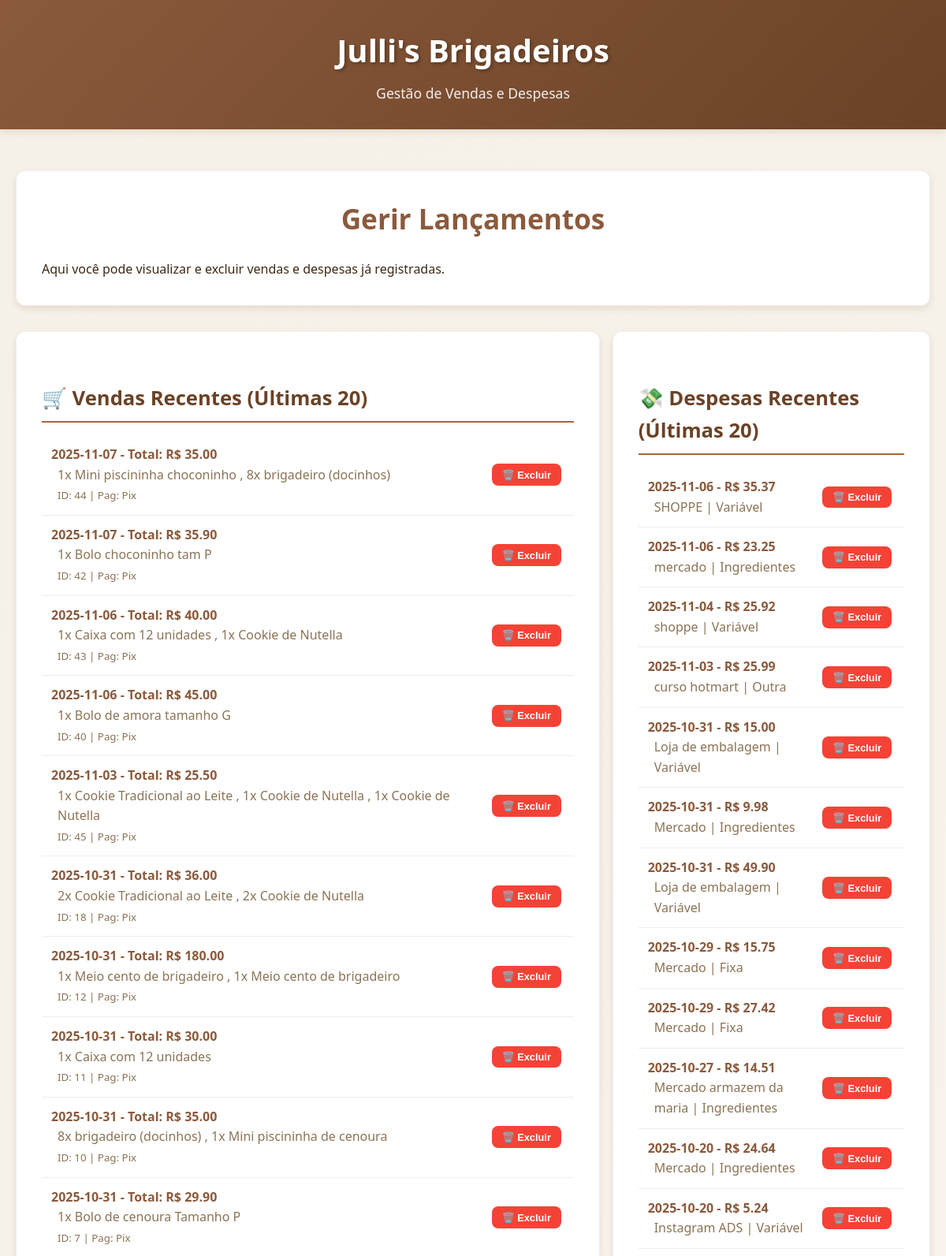
The page /financeiro/gerir (upper part) on the database its author committed.
### tables this page shows
CREATE TABLE vendas (
            id INTEGER PRIMARY KEY AUTOINCREMENT, data DATE NOT NULL, total_venda REAL NOT NULL, metodo_pagamento TEXT );

CREATE TABLE venda_itens (
            id INTEGER PRIMARY KEY AUTOINCREMENT, venda_id INTEGER NOT NULL, produto_id INTEGER,
            quantidade INTEGER NOT NULL, preco_unitario_venda REAL NOT NULL, custo_unitario_producao REAL NOT NULL,
            FOREIGN KEY (venda_id) REFERENCES vendas (id) ON DELETE CASCADE,
            FOREIGN KEY (produto_id) REFERENCES produtos (id) ON DELETE SET NULL );

CREATE TABLE produtos (
            id INTEGER PRIMARY KEY AUTOINCREMENT,
            nome TEXT UNIQUE NOT NULL,
            preco_venda REAL NOT NULL
        );

CREATE TABLE despesas (
            id INTEGER PRIMARY KEY AUTOINCREMENT, descricao TEXT NOT NULL, valor REAL NOT NULL,
            data DATE NOT NULL, categoria TEXT );

### main.py (the view)
@app.route("/financeiro/gerir")
def gerir_lancamentos():
    vendas_recentes_rows = get_vendas_recentes(20)
    despesas_recentes = get_despesas_recentes(20)
    venda_ids = [v['id'] for v in vendas_recentes_rows]
    itens_para_vendas = get_itens_para_vendas(venda_ids)
    itens_map = {}
    for item in itens_para_vendas:
        v_id = item['venda_id']
        if v_id not in itens_map:
            itens_map[v_id] = []
        itens_map[v_id].append(item)
    vendas_enriquecidas = []
    for venda_row in vendas_recentes_rows:
        venda_dict = dict(venda_row)  # Converte a linha do DB para um dicionário
        venda_dict['itens'] = itens_map.get(venda_row['id'], [])
        vendas_enriquecidas.append(venda_dict)
    return render_template('gerir_lancamentos.html',
                           vendas=vendas_enriquecidas,  # <- A lista agora tem os itens!
                           despesas=despesas_recentes)

### main.py (called while the page is built)
def get_db():
    db = getattr(g, '_database', None)
    if db is None:
        db = g._database = sqlite3.connect(DATABASE)
        db.row_factory = sqlite3.Row
    return db

@app.teardown_appcontext
def close_connection(exception):
    db = getattr(g, '_database', None)
    if db is not None:
        db.close()

@app.context_processor
def utility_processor():
    return dict(
        calcular_custo_total_receita=calcular_custo_total_receita,
        calcular_custo_produto=calcular_custo_produto
    )

def get_despesas_recentes(limite=20):
    cursor = get_db().cursor()
    cursor.execute("SELECT * FROM despesas ORDER BY data DESC, id DESC LIMIT ?", (limite,))
    return cursor.fetchall()

def get_vendas_recentes(limite=20):
    cursor = get_db().cursor()
    cursor.execute("SELECT * FROM vendas ORDER BY data DESC, id DESC LIMIT ?", (limite,))
    return cursor.fetchall()

def get_itens_para_vendas(venda_ids):
        if not venda_ids:
            return []
        placeholders = ','.join('?' for _ in venda_ids)
        cursor = get_db().cursor()
        cursor.execute(f"""
            SELECT vi.*, p.nome
            FROM venda_itens vi
            LEFT JOIN produtos p ON vi.produto_id = p.id
            WHERE vi.venda_id IN ({placeholders})
        """, tuple(venda_ids))  # Passa os IDs como uma tupla
        return cursor.fetchall()

### Templates/gerir_lancamentos.html (shortened to what this page needs)
{% extends "base.html" %}
{% block subtitle %}
Gestão de Vendas e Despesas
{% endblock %}
{% block content %}
<div class="card">
    <h1>Gerir Lançamentos</h1>
    <p>Aqui você pode visualizar e excluir vendas e despesas já registradas.</p>
</div>
<div class="form-row" style="align-items: flex-start; margin-top: 2rem;">
    <div class="card" style="flex: 2;">
        <h2>🛒 Vendas Recentes (Últimas 20)</h2>
        {% if vendas %}
            <ul class="item-list">
            {% for venda in vendas %}
                <li class="item-list-item">
                    <div class="item-info">
                        <span class="item-name">{{ venda['data'] }} - Total: R$ {{ "%.2f"|format(venda['total_venda']) }}</span>
                        <div class="item-details">
                            {% if venda['itens'] %}
                                {% for item in venda['itens'] %}
                                    {{ item['quantidade'] }}x {{ item['nome'] or 'Produto Excluído' }}
                                    {% if not loop.last %}, {% endif %} {% endfor %}
                            {% else %}
                                (Venda sem itens registrados)
                            {% endif %}
                            <br>
                            <small>ID: {{ venda['id'] }} | Pag: {{ venda['metodo_pagamento'] }}</small>
                        </div>
                    </div>
                    <div class="item-actions">
                        <form action="{{ url_for('excluir_venda', venda_id=venda['id']) }}" method="POST" onsubmit="return confirm('Tem certeza que deseja excluir esta VENDA?');">
                            <button type="submit" class="btn btn-small btn-danger">🗑️ Excluir</button>
                        </form>
                    </div>
                </li>
            {% endfor %}
            </ul>
        {% else %}
            <p>Nenhuma venda recente.</p>
        {% endif %}
    </div>
    <div class="card" style="flex: 1;">
        <h2>💸 Despesas Recentes (Últimas 20)</h2>
        {% if despesas %}
            <ul class="item-list">
            {% for despesa in despesas %}
                <li class="item-list-item">
                    <div class="item-info">
                        <span class="item-name">{{ despesa['data'] }} - R$ {{ "%.2f"|format(despesa['valor']) }}</span>
                        <div class="item-details">{{ despesa['descricao'] }} | {{ despesa['categoria'] }}</div>
                    </div>
                    <div class="item-actions">
                        <form action="{{ url_for('excluir_despesa', despesa_id=despesa['id']) }}" method="POST" onsubmit="return confirm('Tem certeza que deseja excluir esta DESPESA?');">
                            <button type="submit" class="btn btn-small btn-danger">🗑️ Excluir</button>
                        </form>
                    </div>
                </li>
            {% endfor %}
            </ul>
        {% else %}
            <p>Nenhuma despesa recente.</p>
        {% endif %}
    </div>
</div>
{% endblock %}

### Static/style.css (style rules this page uses)
:root { --primary-brown: #8B5A3C; --light-cream: #F5F1E8; --dark-brown: #6B4226; --accent-brown: #A0673F; --text-dark: #3D2914; --text-light: #8B7355; --success-green: #4CAF50; --error-red: #F44336; --warning-orange: #FF9800; --shadow-light: 0 2px 4px rgba(139, 90, 60, 0.1); --shadow-medium: 0 4px 8px rgba(139, 90, 60, 0.15); --shadow-heavy: 0 8px 16px rgba(139, 90, 60, 0.2); --border-radius: 8px; --border-radius-large: 12px; }
* { margin: 0; padding: 0; box-sizing: border-box; }
body { font-family: 'Segoe UI', Tahoma, Geneva, Verdana, sans-serif; background: linear-gradient(135deg, var(--light-cream) 0%, #F8F4ED 100%); color: var(--text-dark); line-height: 1.6; min-height: 100vh; }
h1 { color: var(--primary-brown); font-size: 2.2rem; margin-bottom: 1.5rem; text-align: center; font-weight: 600; }
h2 { color: var(--dark-brown); font-size: 1.6rem; margin: 2rem 0 1rem 0; border-bottom: 2px solid var(--accent-brown); padding-bottom: 0.5rem; }
.card { background: white; border-radius: var(--border-radius-large); padding: 2rem; margin-bottom: 2rem; box-shadow: var(--shadow-medium); border: 1px solid rgba(139, 90, 60, 0.1); transition: transform 0.3s ease, box-shadow 0.3s ease; }
.form-row { display: flex; gap: 1rem; flex-wrap: wrap; }
.btn { display: inline-block; padding: 0.75rem 1.5rem; border: none; border-radius: var(--border-radius); font-size: 1rem; font-weight: 600; text-decoration: none; cursor: pointer; transition: all 0.3s ease; text-align: center; margin: 0.25rem; }
.btn-danger { background: var(--error-red); color: white; }
.btn-small { padding: 0.4rem 0.8rem; font-size: 0.8rem; }
.item-list { list-style: none; padding: 0; }
.item-list-item { display: flex; justify-content: space-between; align-items: center; padding: 0.75rem; border-bottom: 1px solid #eee; transition: background-color 0.2s; }
.item-info { flex: 1; }
.item-name { font-weight: 600; color: var(--primary-brown); }
.item-details { color: var(--text-light); margin-left: 0.5rem; }
.item-actions { display: flex; gap: 0.5rem; }
.card, .recipe-item { animation: fadeIn 0.5s ease-out forwards; }

### rows shown on the page
vendas: data "2025-11-07", total_venda "35.00", id "44", metodo_pagamento "Pix"
venda_itens: quantidade "1", nome "Mini piscininha choconinho"
venda_itens: quantidade "8", nome "brigadeiro (docinhos)"
vendas: data "2025-11-07", total_venda "35.90", id "42", metodo_pagamento "Pix"
venda_itens: quantidade "1", nome "Bolo choconinho tam P"
vendas: data "2025-11-06", total_venda "40.00", id "43", metodo_pagamento "Pix"
venda_itens: quantidade "1", nome "Caixa com 12 unidades"
venda_itens: quantidade "1", nome "Cookie de Nutella"
vendas: data "2025-11-06", total_venda "45.00", id "40", metodo_pagamento "Pix"
venda_itens: quantidade "1", nome "Bolo de amora tamanho G"
vendas: data "2025-11-03", total_venda "25.50", id "45", metodo_pagamento "Pix"
venda_itens: quantidade "1", nome "Cookie Tradicional ao Leite"
venda_itens: quantidade "1", nome "Cookie de Nutella"
venda_itens: quantidade "1", nome "Cookie de Nutella"
vendas: data "2025-10-31", total_venda "36.00", id "18", metodo_pagamento "Pix"
venda_itens: quantidade "2", nome "Cookie Tradicional ao Leite"
venda_itens: quantidade "2", nome "Cookie de Nutella"
vendas: data "2025-10-31", total_venda "180.00", id "12", metodo_pagamento "Pix"
venda_itens: quantidade "1", nome "Meio cento de brigadeiro"
venda_itens: quantidade "1", nome "Meio cento de brigadeiro"
vendas: data "2025-10-31", total_venda "30.00", id "11", metodo_pagamento "Pix"
venda_itens: quantidade "1", nome "Caixa com 12 unidades"
vendas: data "2025-10-31", total_venda "35.00", id "10", metodo_pagamento "Pix"
venda_itens: quantidade "8", nome "brigadeiro (docinhos)"
venda_itens: quantidade "1", nome "Mini piscininha de cenoura"
vendas: data "2025-10-31", total_venda "29.90", id "7", metodo_pagamento "Pix"
venda_itens: quantidade "1", nome "Bolo de cenoura Tamanho P"
despesas: data "2025-11-06", valor "35.37", descricao "SHOPPE", categoria "Variável"
despesas: data "2025-11-06", valor "23.25", descricao "mercado", categoria "Ingredientes"
despesas: data "2025-11-04", valor "25.92", descricao "shoppe", categoria "Variável"
despesas: data "2025-11-03", valor "25.99", descricao "curso hotmart", categoria "Outra"
despesas: data "2025-10-31", valor "15.00", descricao "Loja de embalagem", categoria "Variável"
despesas: data "2025-10-31", valor "9.98", descricao "Mercado", categoria "Ingredientes"
despesas: data "2025-10-31", valor "49.90", descricao "Loja de embalagem", categoria "Variável"
despesas: data "2025-10-29", valor "15.75", descricao "Mercado", categoria "Fixa"
despesas: data "2025-10-29", valor "27.42", descricao "Mercado", categoria "Fixa"
despesas: data "2025-10-27", valor "14.51", descricao "Mercado armazem da maria", categoria "Ingredientes"
despesas: data "2025-10-20", valor "24.64", descricao "Mercado", categoria "Ingredientes"
despesas: data "2025-10-20", valor "5.24", descricao "Instagram ADS", categoria "Variável"
